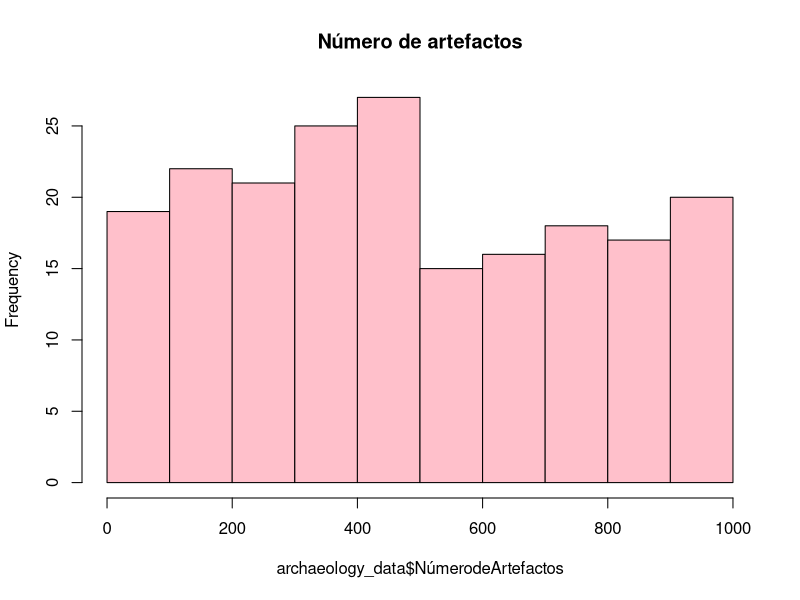
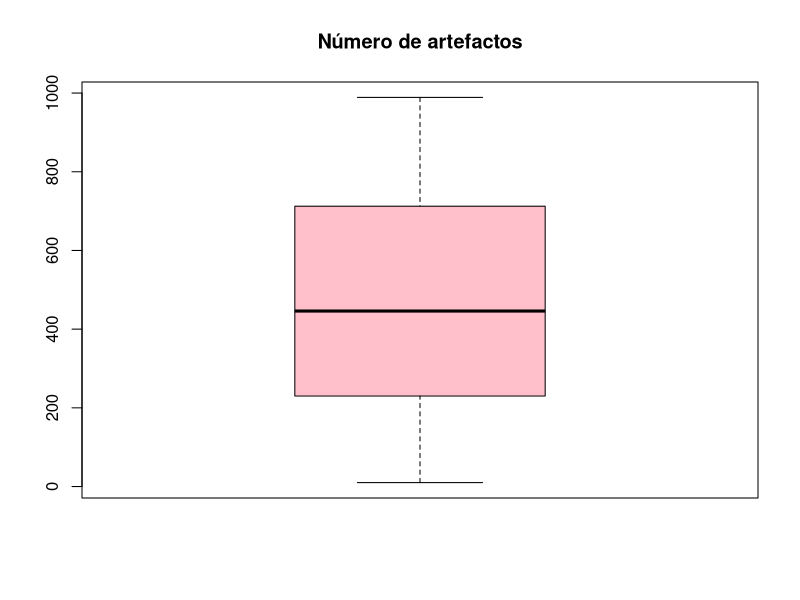
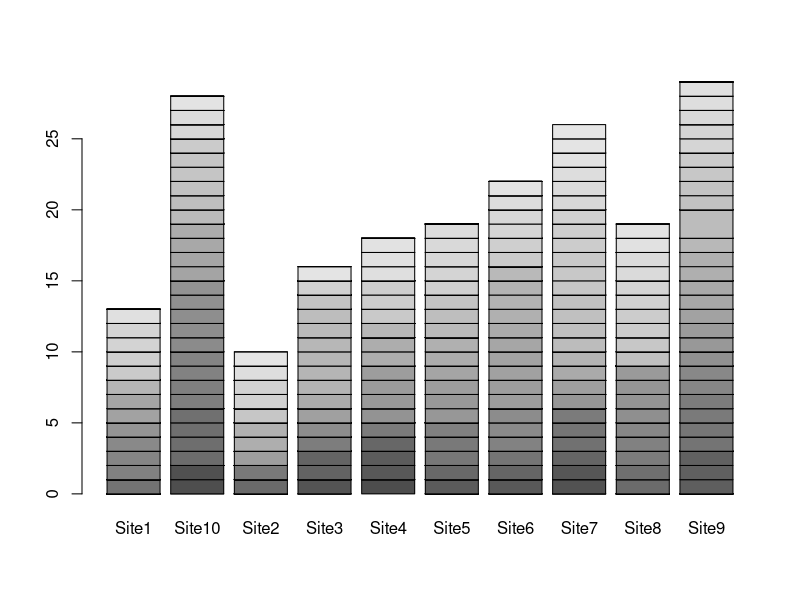

These figures' R source, in order: (Note: this script raises an error after producing the figures.)
#1
library(ggplot2)
n <- 200
set.seed(123)
Site <- sample(paste0("Site",1:10), n, replace = TRUE)
Num.artefactos <- sample(1:1000, n, replace = TRUE)
Tipo.artefactos <- sample(c("pottery","tools", "jewelry", "weapons"), n, replace = TRUE)
Contexto <- sample(c("habitacional", "funerario", "otros"), n, replace =TRUE)
Latitudd <- runif(n, min= 0, max= 90)
Longitudd <- runif(n, min= -180, max= 180)
archaeology_data <- data.frame(
   Yacimiento = c(Site),
   NúmerodeArtefactos = c(Num.artefactos), 
   TipoDeArtefactos = c(Tipo.artefactos),
   Contextos = c(Contexto),
   Latitud = c(Latitudd),
   Lonigtud = c(Longitudd))
View(archaeology_data)

#2
media_numero_artefactos <- mean(archaeology_data$NúmerodeArtefactos)
print(media_numero_artefactos)
str(archaeology_data)
cuartiles_numero_artefactos <- quantile(archaeology_data$NúmerodeArtefactos)
print(cuartiles_numero_artefactos)

#3
hist_numero_artefactos <- hist(archaeology_data$NúmerodeArtefactos,
                               main = "Número de artefactos",
                               col = "pink")

#4
cajabigote_numero_artefactos <- boxplot(archaeology_data$NúmerodeArtefactos,
                                        main = "Número de artefactos",
                                        col = "pink")

#5
cross_artyac=table(archaeology_data$NúmerodeArtefactos,archaeology_data$Yacimiento)
barplot(cross_artyac)
View(cross_artyac)

#6
ggplot(archaeology_data, aes(x = Longitud, y = Latitud)) +
  geom_density_2d_filled() +
  labs(title = "Mapa de Calor de Densidad",
       x = x,
       y = y)

ggplot(archaeology_data, aes(x= Longitud, y= Latitud)) + 
  geom_bin2d() +
  labs(title = "Mapa de calor de Densidad",
       x= x,
       y= y)
      
#7
total_num_artefactos <- sum(archaeology_data$NúmerodeArtefactos)

#8
mediana_num_artefactos <- median(archaeology_data$NúmerodeArtefactos)

#9
desviacion_estandar <- sd(archaeology_data$NúmerodeArtefactos)
print(desviacion_estandar)

#10
which.max(cross_artyac)

#11
tabla_resumen <- table(mediana_num_artefactos,media_numero_artefactos, desviacion_estandar)
View(tabla_resumen)

#12
boxplot(archaeology_data$NúmerodeArtefactos~archaeology_data$Yacimiento, archaeology_data = df,
        main = "distribución de los artefactos en los yacimientos",
        ylab = "número artefactos",
        xlab = "yacimiento",
        col= "pink",
        border= "brown")